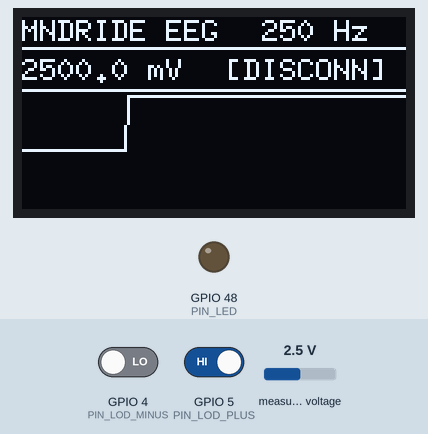
Bench run of a program on a simulated ESP32-S3. On the bench: 128×64 one-colour display, output pins drawn as LEDs (lit = HIGH). Dashed ring = blinking. The test bench sets the inputs (shaded band); at power-on: GPIO 5 (PIN_LOD_PLUS) HIGH, GPIO 4 (PIN_LOD_MINUS) LOW, measured voltage 2.5 V. What the program prints to the serial monitor is not drawn.

Above: at 1.2 s.
1.3 s: GPIO 5 (PIN_LOD_PLUS) driven LOW
At 1.8 s:
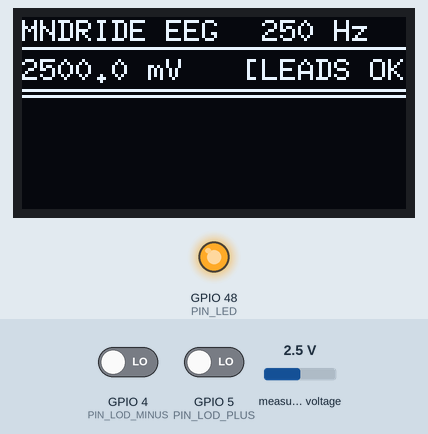
3.0 s: GPIO 4 (PIN_LOD_MINUS) driven HIGH
At 3.9 s:
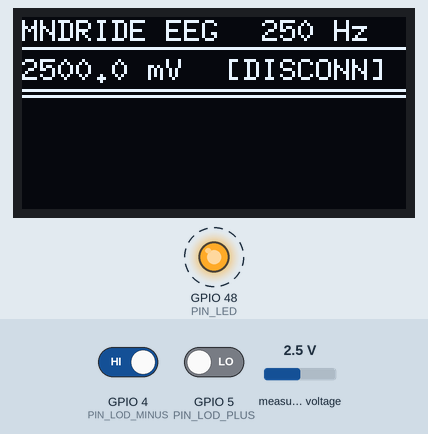
4.6 s: measured voltage set to 0.1 V
At 5.0 s:
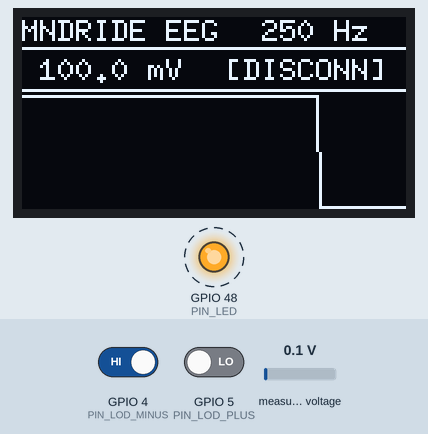
6.1 s: measured voltage set to 1.2 V
At 7.9 s:
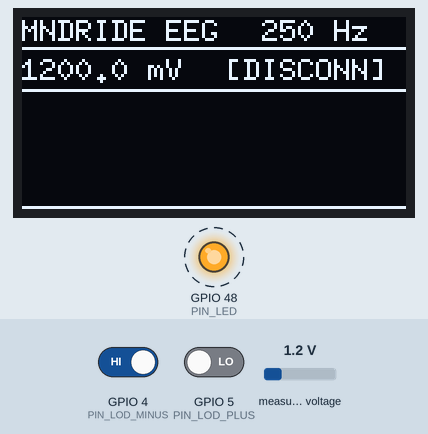
8.0 s: GPIO 4 (PIN_LOD_MINUS) driven LOW
At 9.4 s:
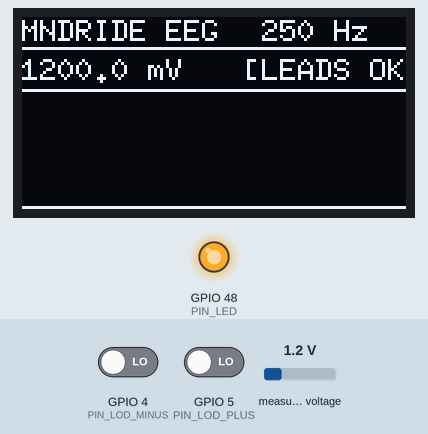
9.7 s: measured voltage set to 2.5 V
At 9.82 s:
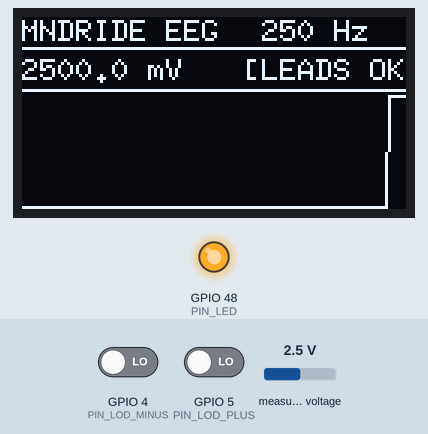
Timing chart, 0 to 12.2 s (numbered marks = the images above; inputs shaded):
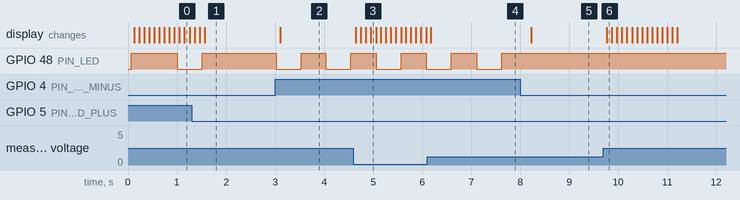

Measured:
- after the input at 1.3 s, GPIO 48 (PIN_LED): goes on until 1.5 s, then stays HIGH; the display: first differs from a run without the input after 0.26 s (image 1)
- after the input at 3.0 s, GPIO 48 (PIN_LED): alternates HIGH for 0.50 s and LOW for 0.51 s, starting at once; the display: changes after 0.10 s (image 2)
- after the input at 4.6 s, the display: first changes at once (image 3 shows a later state)
- after the input at 6.1 s, the display: changes after 0.08 s (image 4)
- after the input at 8.0 s, GPIO 48 (PIN_LED): stops changing and stays HIGH; the display: changes after 0.23 s (image 5)
- after the input at 9.7 s, the display: changes after 0.07 s (image 6)

The program:

main.cpp
```cpp
/**
 * EEG Firmware - ESP32-S3 N16R8
 * ========================================================
 * Hardware : AD8232 (EEG) + ADS1115 (16-bit ADC) + 1.3" I2C OLED (U8g2)
 * Output   : USB Serial, 115200 baud, JSON lines
 * Rate     : 250 Hz (ADS1115 continuous mode + esp_timer trigger)
 * Display  : 1.3 inch I2C OLED (SH1106 128x64) via U8g2
 *
 * I2C Bus Sharing (GPIO 1 = SCL, GPIO 2 = SDA):
 *   - ADS1115 I2C Address: 0x48 (ADDR pin tied to GND)
 *   - 1.3" OLED I2C Address: 0x3C
 *   Both devices share the same SCL and SDA lines.
 *
 * Wiring Summary:
 *   ESP32-S3 3.3V  -> ADS1115 VDD, AD8232 3.3V, OLED VCC
 *   ESP32-S3 GND   -> ADS1115 GND, AD8232 GND, OLED GND, ADS1115 ADDR
 *   ESP32-S3 GPIO 1 -> ADS1115 SCL, OLED SCL
 *   ESP32-S3 GPIO 2 -> ADS1115 SDA, OLED SDA
 *   ESP32-S3 GPIO 4 <- AD8232 LO-  (Lead-Off detection -)
 *   ESP32-S3 GPIO 5 <- AD8232 LO+  (Lead-Off detection +)
 *   ADS1115 AIN0    <- AD8232 OUTPUT (Amplified EEG analog signal)
 */

#include <Arduino.h>
#include <Wire.h>
#include <Adafruit_ADS1X15.h>
#include <ArduinoJson.h>
#include <U8g2lib.h>

// ─────────────────────────────────────────────
//  Pin Definitions
// ─────────────────────────────────────────────

#define PIN_SDA         2    // I2C Data line
#define PIN_SCL         1    // I2C Clock line
#define PIN_LOD_MINUS   4    // AD8232 LO- (lead-off detect)
#define PIN_LOD_PLUS    5    // AD8232 LO+ (lead-off detect)
#define PIN_LED         48   // Built-in LED on ESP32-S3

// ─────────────────────────────────────────────
//  Sampling Configuration
// ─────────────────────────────────────────────

#define SAMPLE_RATE_HZ      250
#define SAMPLE_INTERVAL_US  (1000000UL / SAMPLE_RATE_HZ)   // 4000 us (4 ms)

// ADS1115 GAIN_ONE: +/- 4.096 V range -> 0.125 mV per LSB
#define ADS_GAIN            GAIN_ONE
#define ADS_MV_PER_BIT      0.125f

// ─────────────────────────────────────────────
//  Display Setup (1.3 inch I2C OLED - SH1106)
// ─────────────────────────────────────────────

// Standard 1.3 inch I2C OLED uses the SH1106 controller
// If your display uses SSD1306, change SH1106 to SSD1306 below.
U8G2_SH1106_128X64_NONAME_F_HW_I2C u8g2(U8G2_R0, /* reset= */ U8X8_PIN_NONE);

#define OLED_REFRESH_MS     100    // Update display at 10 FPS to preserve I2C bandwidth
#define WAVE_POINTS         128    // Width of OLED in pixels
#define WAVE_Y_MIN          26     // Top of waveform area
#define WAVE_Y_MAX          63     // Bottom of waveform area

uint8_t wave_buffer[WAVE_POINTS];
uint8_t wave_idx            = 0;
uint32_t last_oled_render   = 0;
float   latest_mv           = 0.0f;

// ─────────────────────────────────────────────
//  Globals & Timing
// ─────────────────────────────────────────────

Adafruit_ADS1115 ads;
esp_timer_handle_t sample_timer;

volatile bool     do_read      = false;
uint32_t          sample_index = 0;

bool     leads_ok          = false;
bool     leads_ok_last     = false;
uint32_t last_lod_ms       = 0;

char tx_buf[64];

// ─────────────────────────────────────────────
//  Hardware Timer Callback
// ─────────────────────────────────────────────

void IRAM_ATTR onSampleTimer(void* /*arg*/) {
    do_read = true;   // Flag loop() to read ADS1115 via I2C safely
}

// ─────────────────────────────────────────────
//  Serial Transmission Helpers
// ─────────────────────────────────────────────

void sendSample(uint32_t idx, float mv) {
    int n = snprintf(tx_buf, sizeof(tx_buf),
                     "{\"t\":\"d\",\"i\":%lu,\"v\":%.4f}\n",
                     (unsigned long)idx, mv);
    Serial.write((uint8_t*)tx_buf, n);
}

void sendJson(JsonDocument& doc) {
    serializeJson(doc, Serial);
    Serial.write('\n');
}

void sendInfo() {
    JsonDocument doc;
    doc["type"]                 = "info";
    doc["data"]["device"]       = "ESP32-S3 EEG";
    doc["data"]["version"]      = "2.1-oled";
    doc["data"]["sample_rate"]  = SAMPLE_RATE_HZ;
    doc["data"]["units"]        = "mV";
    doc["data"]["adc_bits"]     = 16;
    doc["data"]["gain_mv"]      = 4096;
    sendJson(doc);
}

void sendLeads(bool connected) {
    JsonDocument doc;
    doc["type"]              = "leads";
    doc["data"]["connected"] = connected;
    sendJson(doc);
}

void sendError(const char* msg) {
    JsonDocument doc;
    doc["type"] = "error";
    doc["msg"]  = msg;
    sendJson(doc);
}

void fatalBlink(int period_ms = 100) {
    while (true) {
        digitalWrite(PIN_LED, HIGH); delay(period_ms);
        digitalWrite(PIN_LED, LOW);  delay(period_ms);
    }
}

// ─────────────────────────────────────────────
//  OLED Drawing Routine
// ─────────────────────────────────────────────

void drawOLED(float current_mv, bool electrodes_connected) {
    u8g2.clearBuffer();

    // Header bar
    u8g2.setFont(u8g2_font_6x10_tf);
    u8g2.drawStr(0, 8, "MNDRIDE EEG");
    u8g2.drawStr(80, 8, "250 Hz");
    u8g2.drawHLine(0, 10, 128);

    // Status line: Voltage and Lead state
    char stat_str[32];
    snprintf(stat_str, sizeof(stat_str), "%6.1f mV", current_mv);
    u8g2.drawStr(0, 21, stat_str);

    if (electrodes_connected) {
        u8g2.drawStr(74, 21, "[LEADS OK]");
    } else {
        u8g2.drawStr(68, 21, "[DISCONN]");
    }

    u8g2.drawHLine(0, 24, 128);

    // Live waveform plot
    for (int x = 0; x < WAVE_POINTS - 1; x++) {
        int idx1 = (wave_idx + x) % WAVE_POINTS;
        int idx2 = (wave_idx + x + 1) % WAVE_POINTS;
        u8g2.drawLine(x, wave_buffer[idx1], x + 1, wave_buffer[idx2]);
    }

    u8g2.sendBuffer();
}

// ─────────────────────────────────────────────
//  Setup
// ─────────────────────────────────────────────

void setup() {
    Serial.begin(115200);
    while (!Serial && millis() < 3000) {}

    pinMode(PIN_LED, OUTPUT);
    digitalWrite(PIN_LED, LOW);

    pinMode(PIN_LOD_MINUS, INPUT);
    pinMode(PIN_LOD_PLUS,  INPUT);

    // Initialize circular waveform buffer to center line
    for (int i = 0; i < WAVE_POINTS; i++) {
        wave_buffer[i] = (WAVE_Y_MIN + WAVE_Y_MAX) / 2;
    }

    // Initialize shared I2C bus at 400 kHz fast mode
    Wire.begin(PIN_SDA, PIN_SCL, 400000UL);

    // Initialize U8g2 1.3 inch OLED
    u8g2.begin();
    u8g2.clearBuffer();
    u8g2.setFont(u8g2_font_7x14_tf);
    u8g2.drawStr(10, 25, "Neuralink BCI");
    u8g2.setFont(u8g2_font_6x10_tf);
    u8g2.drawStr(15, 45, "Initializing...");
    u8g2.sendBuffer();

    // Initialize ADS1115 ADC
    if (!ads.begin(0x48, &Wire)) {
        sendError("ADS1115 not found on I2C bus");
        u8g2.clearBuffer();
        u8g2.drawStr(10, 30, "ERROR: ADS1115");
        u8g2.drawStr(10, 48, "Check wiring!");
        u8g2.sendBuffer();
        fatalBlink(100);
    }

    ads.setGain(ADS_GAIN);
    ads.setDataRate(RATE_ADS1115_250SPS);

    // Start continuous acquisition on single-ended channel 0
    ads.startADCReading(ADS1X15_REG_CONFIG_MUX_SINGLE_0, /*continuous=*/true);
    delay(10);

    sendInfo();

    // Start 250 Hz hardware timer
    esp_timer_create_args_t args = {};
    args.callback              = onSampleTimer;
    args.arg                   = nullptr;
    args.dispatch_method       = ESP_TIMER_TASK;
    args.name                  = "eeg_timer";
    args.skip_unhandled_events = true;

    esp_timer_create(&args, &sample_timer);
    esp_timer_start_periodic(sample_timer, SAMPLE_INTERVAL_US);

    digitalWrite(PIN_LED, HIGH);
}

// ─────────────────────────────────────────────
//  Main Loop
// ─────────────────────────────────────────────

void loop() {
    // 1. Process 250 Hz Sample
    if (do_read) {
        do_read = false;

        int16_t raw = ads.getLastConversionResults();
        latest_mv = raw * ADS_MV_PER_BIT;

        sendSample(sample_index++, latest_mv);

        // Map voltage around 1650 mV nominal midpoint to waveform Y pixels (26 to 63)
        // Sensitivity: +/- 150 mV full scale on display
        float diff = latest_mv - 1650.0f;
        int y = 45 - (int)(diff * 0.12f);
        if (y < WAVE_Y_MIN) y = WAVE_Y_MIN;
        if (y > WAVE_Y_MAX) y = WAVE_Y_MAX;

        wave_buffer[wave_idx] = (uint8_t)y;
        wave_idx = (wave_idx + 1) % WAVE_POINTS;
    }

    // 2. Lead-off check every 500 ms
    uint32_t now = millis();
    if (now - last_lod_ms >= 500) {
        last_lod_ms = now;

        bool ok = (digitalRead(PIN_LOD_MINUS) == LOW) &&
                  (digitalRead(PIN_LOD_PLUS)  == LOW);

        if (ok != leads_ok_last) {
            leads_ok_last = ok;
            leads_ok      = ok;
            sendLeads(ok);
            digitalWrite(PIN_LED, ok ? HIGH : LOW);
        }

        if (!leads_ok) {
            digitalWrite(PIN_LED, (now / 500) % 2);
        }
    }

    // 3. Refresh 1.3" OLED at 10 FPS
    if (now - last_oled_render >= OLED_REFRESH_MS) {
        last_oled_render = now;
        drawOLED(latest_mv, leads_ok);
    }
}
```
